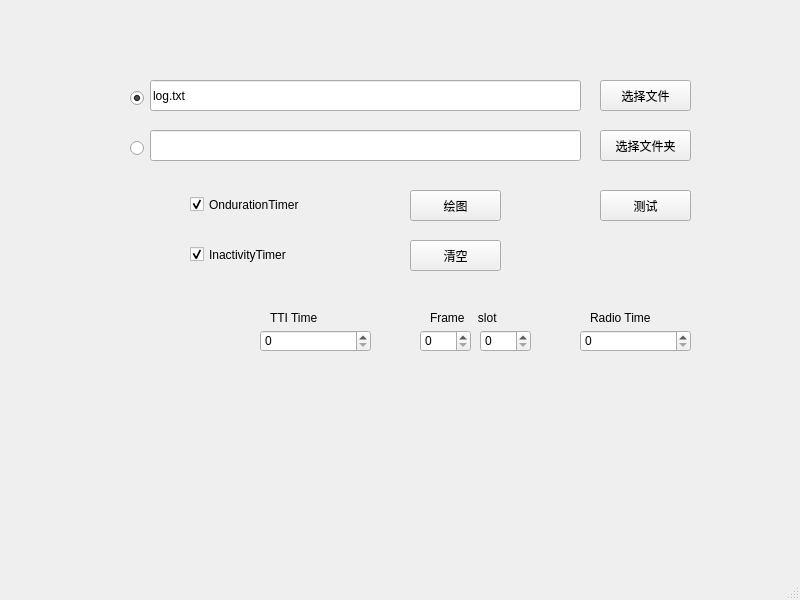
<?xml version="1.0" encoding="UTF-8"?>
<ui version="4.0">
 <class>MainWindow</class>
 <widget class="QMainWindow" name="MainWindow">
  <property name="geometry">
   <rect>
    <x>0</x>
    <y>0</y>
    <width>800</width>
    <height>600</height>
   </rect>
  </property>
  <property name="maximumSize">
   <size>
    <width>800</width>
    <height>600</height>
   </size>
  </property>
  <property name="windowTitle">
   <string>DRX激活区间</string>
  </property>
  <widget class="QWidget" name="centralwidget">
   <widget class="QLineEdit" name="lineEdit_fileName">
    <property name="geometry">
     <rect>
      <x>150</x>
      <y>80</y>
      <width>431</width>
      <height>31</height>
     </rect>
    </property>
    <property name="text">
     <string>log.txt</string>
    </property>
   </widget>
   <widget class="QPushButton" name="pushButton_chooseFile">
    <property name="geometry">
     <rect>
      <x>600</x>
      <y>80</y>
      <width>91</width>
      <height>31</height>
     </rect>
    </property>
    <property name="text">
     <string>选择文件</string>
    </property>
   </widget>
   <widget class="QPushButton" name="pushButton_chooseDir">
    <property name="geometry">
     <rect>
      <x>600</x>
      <y>130</y>
      <width>91</width>
      <height>31</height>
     </rect>
    </property>
    <property name="text">
     <string>选择文件夹</string>
    </property>
   </widget>
   <widget class="QLineEdit" name="lineEdit_DirName">
    <property name="geometry">
     <rect>
      <x>150</x>
      <y>130</y>
      <width>431</width>
      <height>31</height>
     </rect>
    </property>
   </widget>
   <widget class="QPushButton" name="pushButton_draw">
    <property name="geometry">
     <rect>
      <x>410</x>
      <y>190</y>
      <width>91</width>
      <height>31</height>
     </rect>
    </property>
    <property name="text">
     <string>绘图</string>
    </property>
   </widget>
   <widget class="QPushButton" name="pushButton_draw_clear">
    <property name="geometry">
     <rect>
      <x>410</x>
      <y>240</y>
      <width>91</width>
      <height>31</height>
     </rect>
    </property>
    <property name="text">
     <string>清空</string>
    </property>
   </widget>
   <widget class="QCheckBox" name="checkBox_onduration">
    <property name="geometry">
     <rect>
      <x>190</x>
      <y>190</y>
      <width>151</width>
      <height>29</height>
     </rect>
    </property>
    <property name="text">
     <string>OndurationTimer</string>
    </property>
    <property name="checked">
     <bool>true</bool>
    </property>
   </widget>
   <widget class="QCheckBox" name="checkBox_Inactivity">
    <property name="geometry">
     <rect>
      <x>190</x>
      <y>240</y>
      <width>151</width>
      <height>29</height>
     </rect>
    </property>
    <property name="text">
     <string>InactivityTimer</string>
    </property>
    <property name="checked">
     <bool>true</bool>
    </property>
   </widget>
   <widget class="QPushButton" name="pushButton_test">
    <property name="geometry">
     <rect>
      <x>600</x>
      <y>190</y>
      <width>91</width>
      <height>31</height>
     </rect>
    </property>
    <property name="text">
     <string>测试</string>
    </property>
   </widget>
   <widget class="QRadioButton" name="radioButton_choseFile">
    <property name="geometry">
     <rect>
      <x>130</x>
      <y>90</y>
      <width>16</width>
      <height>16</height>
     </rect>
    </property>
    <property name="text">
     <string/>
    </property>
    <property name="checked">
     <bool>true</bool>
    </property>
   </widget>
   <widget class="QRadioButton" name="radioButton_choseDir">
    <property name="geometry">
     <rect>
      <x>130</x>
      <y>140</y>
      <width>16</width>
      <height>16</height>
     </rect>
    </property>
    <property name="text">
     <string/>
    </property>
   </widget>
   <widget class="QLabel" name="label_TtiTime">
    <property name="geometry">
     <rect>
      <x>270</x>
      <y>310</y>
      <width>91</width>
      <height>16</height>
     </rect>
    </property>
    <property name="text">
     <string>TTI Time</string>
    </property>
   </widget>
   <widget class="QLabel" name="label_FrameSlot">
    <property name="geometry">
     <rect>
      <x>430</x>
      <y>310</y>
      <width>91</width>
      <height>16</height>
     </rect>
    </property>
    <property name="text">
     <string>Frame    slot</string>
    </property>
   </widget>
   <widget class="QLabel" name="label_RadioTime">
    <property name="geometry">
     <rect>
      <x>590</x>
      <y>310</y>
      <width>91</width>
      <height>16</height>
     </rect>
    </property>
    <property name="text">
     <string>Radio Time</string>
    </property>
   </widget>
   <widget class="QSpinBox" name="spinBox_TtiTime">
    <property name="geometry">
     <rect>
      <x>260</x>
      <y>330</y>
      <width>111</width>
      <height>22</height>
     </rect>
    </property>
    <property name="maximum">
     <number>99999999</number>
    </property>
   </widget>
   <widget class="QSpinBox" name="spinBox_Frame">
    <property name="geometry">
     <rect>
      <x>420</x>
      <y>330</y>
      <width>51</width>
      <height>22</height>
     </rect>
    </property>
    <property name="maximum">
     <number>999999999</number>
    </property>
   </widget>
   <widget class="QSpinBox" name="spinBox_Slot">
    <property name="geometry">
     <rect>
      <x>480</x>
      <y>330</y>
      <width>51</width>
      <height>22</height>
     </rect>
    </property>
    <property name="maximum">
     <number>19</number>
    </property>
   </widget>
   <widget class="QSpinBox" name="spinBox_RadioTime">
    <property name="geometry">
     <rect>
      <x>580</x>
      <y>330</y>
      <width>111</width>
      <height>22</height>
     </rect>
    </property>
    <property name="maximum">
     <number>999999999</number>
    </property>
   </widget>
  </widget>
  <widget class="QMenuBar" name="menubar">
   <property name="geometry">
    <rect>
     <x>0</x>
     <y>0</y>
     <width>800</width>
     <height>23</height>
    </rect>
   </property>
  </widget>
  <widget class="QStatusBar" name="statusbar"/>
 </widget>
 <resources/>
 <connections/>
</ui>
